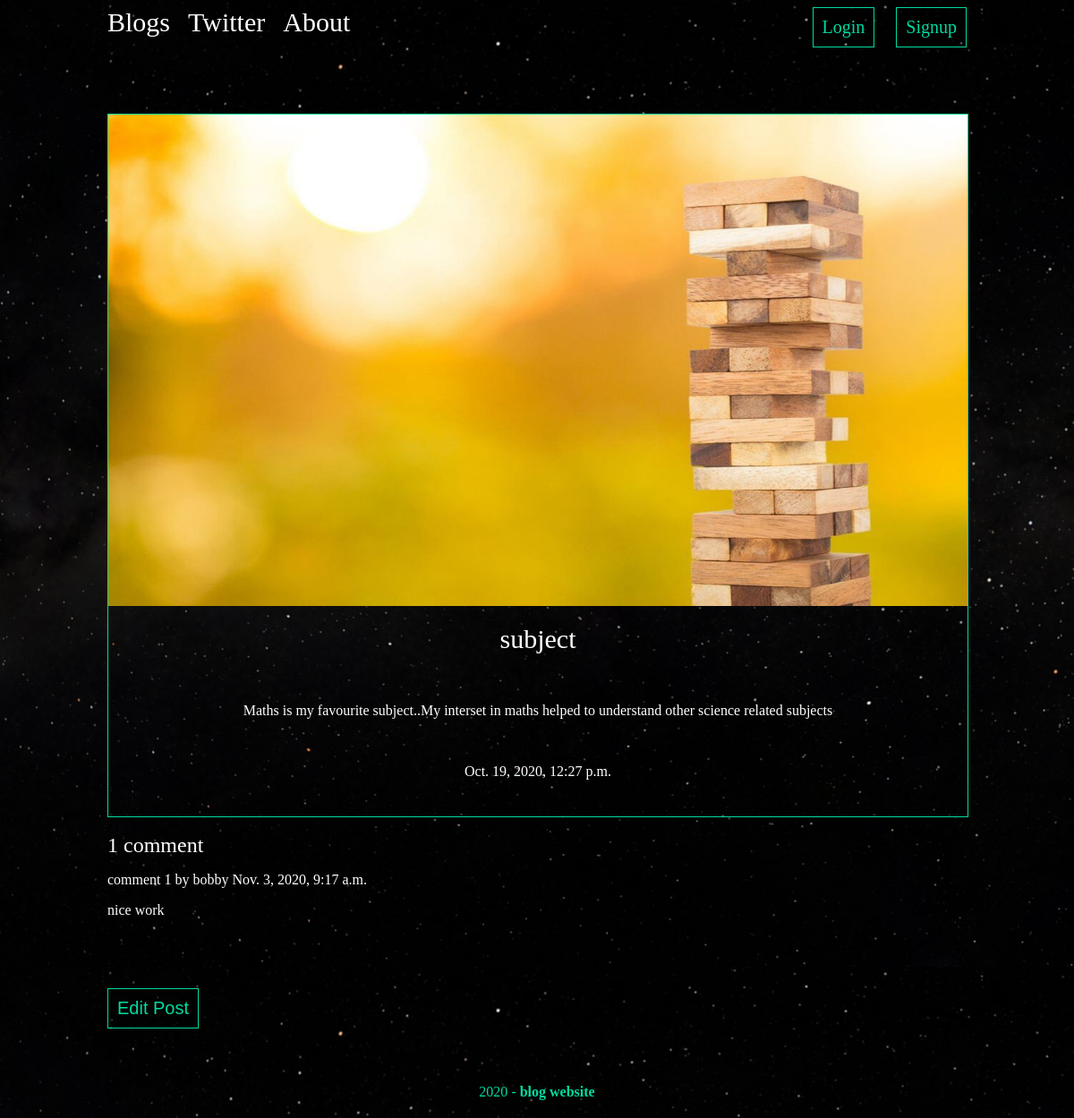
Screenshot of /Posts/userpost/subject/ with the database file from the repository.
### posts/models.py (models this page shows, shortened)
class Post(models.Model):
    title = models.CharField(max_length=100)
    body = models.TextField()
    date = models.DateTimeField(auto_now_add=True)
    thumb = models.ImageField(default="default.jpg",blank=True)
    author = models.ForeignKey(User,default=None,on_delete=models.CASCADE)

class Comment(models.Model):
    post = models.ForeignKey(Post,on_delete=models.CASCADE,related_name='comments')
    name = models.CharField(max_length=200)
    body = models.TextField()
    created = models.DateTimeField(auto_now_add=True)
    updated = models.DateTimeField(auto_now=True)
    active = models.BooleanField(default=True)
    class Meta:
        ordering = ('created',)

### posts/views.py (the view)
# urls.py: url(r'^userpost/(?P<name>[\w+\s*]+)/$',views.user_post_detail,name="user_post_detail"),
def user_post_detail(request,name):
    post = Post.objects.get(title=name)
    comments = Comment.objects.filter(post=post)
    return render(request, 'posts/user_post_detail.html',
                  {'post': post, 'comments': comments})

### posts/templates/posts/user_post_detail.html (shortened to what this page needs)
{% extends 'base_layout.html' %}
{% block contents %}
<br><br>
<div class="post-detail">
    <div class="post">
        <img src="{{post.thumb.url}}"/>
        <h2>{{post.title}}</h2><br>
        <p>{{post.body}}</p><br>
        <p>{{post.date}}</p>
    </div>
</div>
<br>
<div class="comment-block">
    {% with comments.count as total_comments %}
        <h2>{{ total_comments }} comment{{ total_comments|pluralize }}</h2>
    {% endwith %}
    {% for comment in comments %}
        <p>comment {{ forloop.counter }} by {{ comment.name }} {{ comment.created }}</p>
        <p>{{ comment.body|linebreaks }}</p>
    {% empty %}
        <p>There are no comments yet.</p>
    {% endfor %}
</div>
<form method="post" action="{% url 'posts:user_post_edit' name=post.title %}">
    <p><input class="highlight" type="submit" value="Edit Post" name="edit"></p>
</form>
<br><br>
{% endblock %}

### assets/css.css (style rules this page uses)
body { background-image:url(bg.jpg); color:#fff; }
h1,h2,h3,h4,h5 { font-weight:normal; margin:0; }
.recent-post,.post { padding:10px; width: 175px; height:200px; border: 1px solid #00dba0; position:relative; padding-bottom:18px; }
.post-detail .post { width:100%; height:100%; position:relative; padding:0; }
.post-detail .post img { width:100%; height:70%; }
.post-detail .post h2 { text-align:center; margin:20px auto; font-size:30px; }
.post-detail .post p { text-align:center; }
.comment-block { overflow-y:scroll; height:20%; }
input.highlight { border: 1px solid #00dba0; padding:10px; fborder-radius:4px; color:#00dba0; background-color: transparent; font-size:20px; }

### rows the page displays
Post: thumb (picture), title "subject", body "Maths is my favourite subject..My interset in maths helped to understand other science related subjects", date "Oct. 19, 2020, 12:27 p.m."
Comment: name "bobby", created "Nov. 3, 2020, 9:17 a.m.", body "nice work"

### other values shown
{{ total_comments }} "1"
